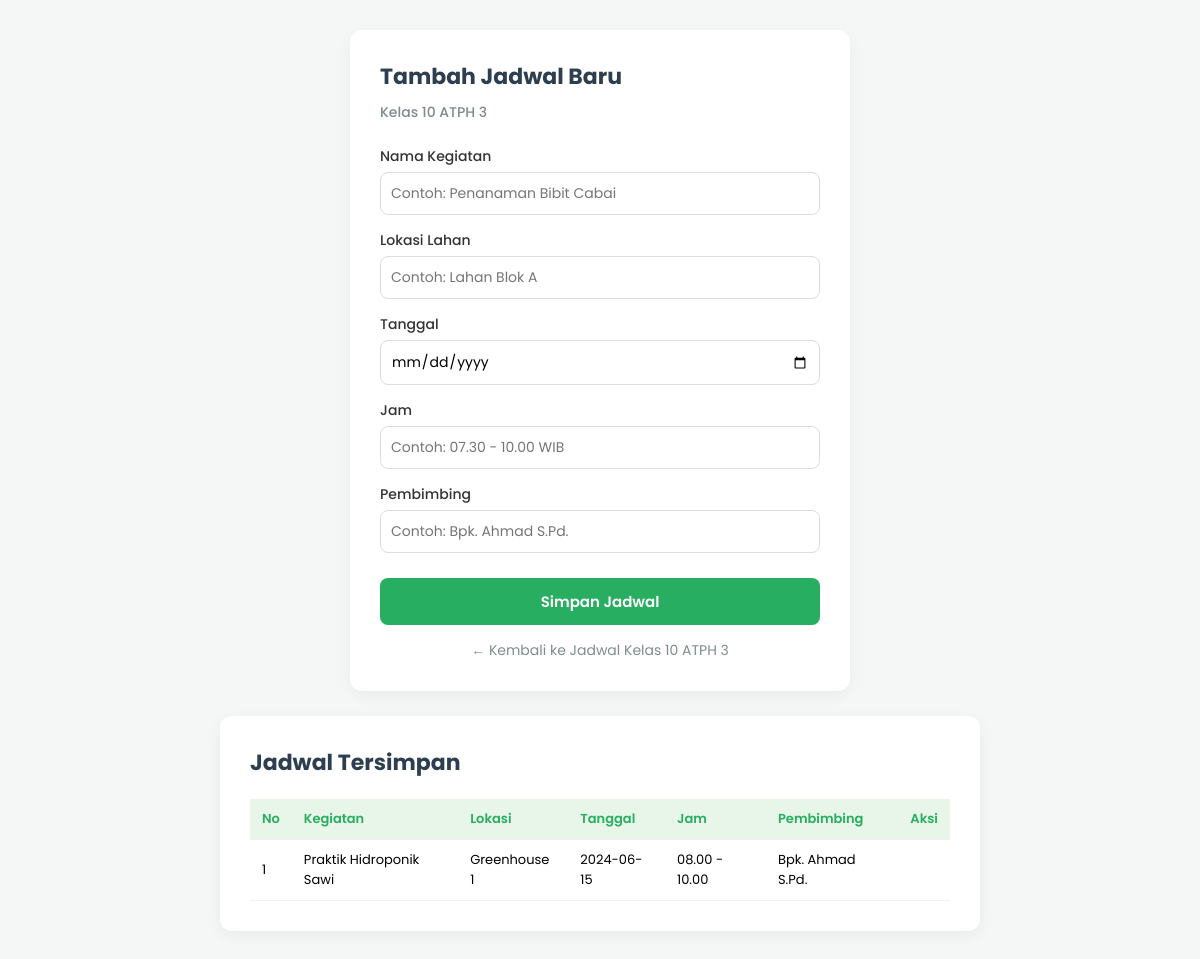
The app's page /crud-atph/jadwal/tambah.php?kelas=10&rombel=3 (signed in), older data.
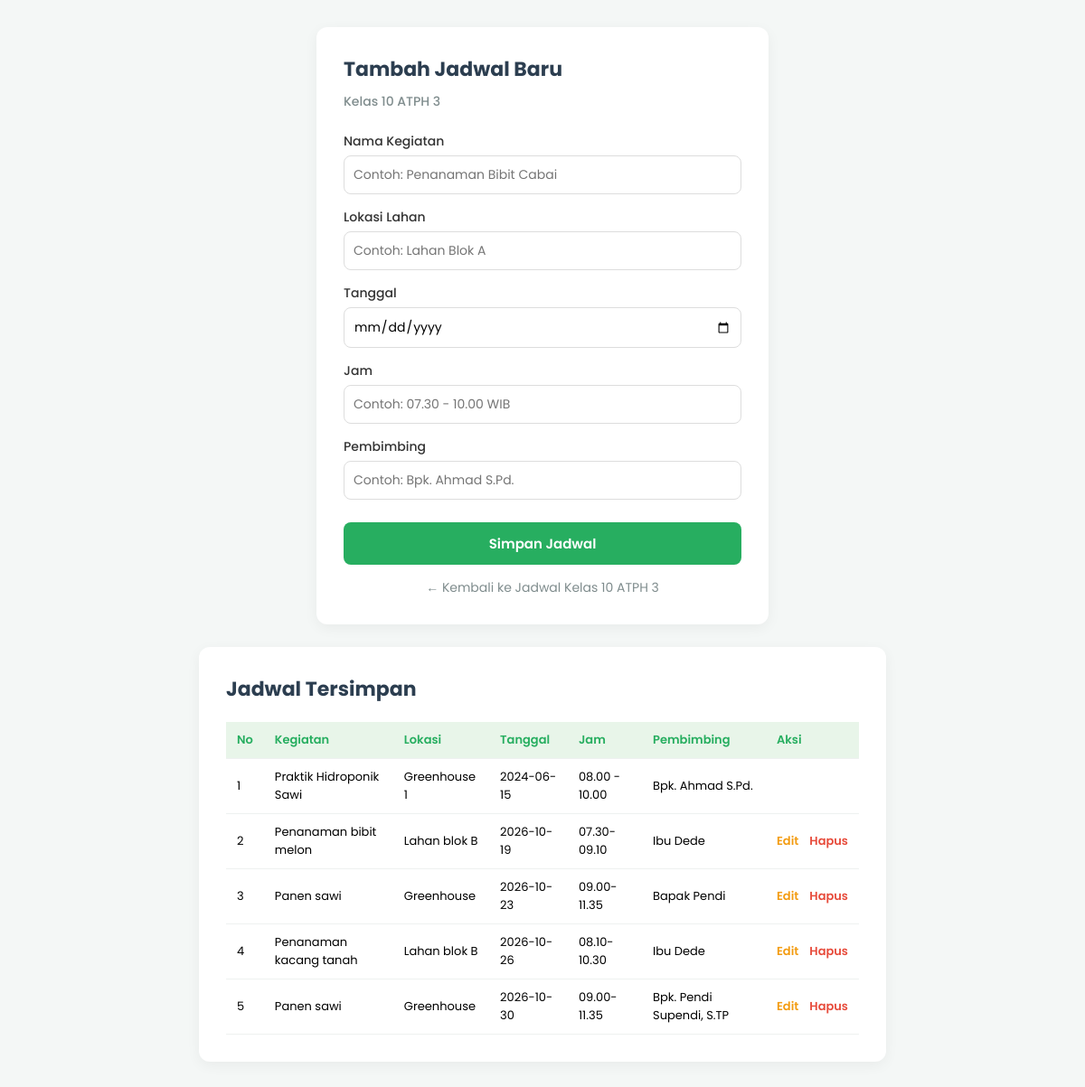
The same page, newer data.
### tables this page shows
CREATE TABLE `jadwal_lapang` (
  `id` int NOT NULL,
  `kelas` tinyint NOT NULL,
  `rombel` tinyint NOT NULL,
  `kegiatan` varchar(255) NOT NULL,
  `lokasi` varchar(255) NOT NULL,
  `tanggal` date NOT NULL,
  `jam` varchar(50) NOT NULL,
  `pembimbing` varchar(150) NOT NULL
);

### crud-atph/jadwal/tambah.php (the view, shortened to what this page needs)
<?php
include '../../koneksi.php';
$kelas  = isset($_GET['kelas'])  ? intval($_GET['kelas'])  : (isset($_POST['kelas'])  ? intval($_POST['kelas'])  : 0);
$rombel = isset($_GET['rombel']) ? intval($_GET['rombel']) : (isset($_POST['rombel']) ? intval($_POST['rombel']) : 0);
$old = ['kegiatan' => '', 'lokasi' => '', 'tanggal' => '', 'jam' => '', 'pembimbing' => ''];
$stmt = mysqli_prepare($koneksi, "SELECT * FROM jadwal_lapang WHERE kelas = ? AND rombel = ? ORDER BY tanggal ASC");
mysqli_stmt_bind_param($stmt, "ii", $kelas, $rombel);
mysqli_stmt_execute($stmt);
$jadwal = mysqli_stmt_get_result($stmt);
?>
<!DOCTYPE html>
<html lang="id">
<head>
</head>
<body>
    <div class="form-container">
        <h2>Tambah Jadwal Baru <br><small style="font-size:14px;color:#7f8c8d;font-weight:500;">Kelas <?= $kelas; ?> ATPH <?= $rombel; ?></small></h2>
        <form method="POST" action="tambah.php?kelas=<?= $kelas; ?>&rombel=<?= $rombel; ?>">
            <div class="form-group">
                <label>Nama Kegiatan</label>
                <input type="text" name="kegiatan" required maxlength="100" value="<?= htmlspecialchars($old['kegiatan']); ?>" placeholder="Contoh: Penanaman Bibit Cabai">
            </div>
            <div class="form-group">
                <label>Lokasi Lahan</label>
                <input type="text" name="lokasi" required maxlength="100" value="<?= htmlspecialchars($old['lokasi']); ?>" placeholder="Contoh: Lahan Blok A">
            </div>
            <div class="form-group">
                <label>Tanggal</label>
                <input type="date" name="tanggal" required value="<?= htmlspecialchars($old['tanggal']); ?>">
            </div>
            <div class="form-group">
                <label>Jam</label>
                <input type="text" name="jam" required value="<?= htmlspecialchars($old['jam']); ?>" placeholder="Contoh: 07.30 - 10.00 WIB">
            </div>
            <div class="form-group">
                <label>Pembimbing</label>
                <input type="text" name="pembimbing" required maxlength="100" value="<?= htmlspecialchars($old['pembimbing']); ?>" placeholder="Contoh: Bpk. Ahmad S.Pd.">
            </div>
            <button type="submit" name="submit" class="btn-submit">Simpan Jadwal</button>
        </form>
        <a href="detail.php?kelas=<?= $kelas; ?>&rombel=<?= $rombel; ?>" class="back-link">&larr; Kembali ke Jadwal Kelas <?= $kelas; ?> ATPH <?= $rombel; ?></a>
    </div>
    <div class="list-container">
        <h2>Jadwal Tersimpan</h2>
        <table>
            <thead>
                <tr>
                    <th>No</th>
                    <th>Kegiatan</th>
                    <th>Lokasi</th>
                    <th>Tanggal</th>
                    <th>Jam</th>
                    <th>Pembimbing</th>
                    <th>Aksi</th>
                </tr>
            </thead>
            <tbody>
                <tr>
                    <td>1</td>
                    <td>Praktik Hidroponik Sawi</td>
                    <td>Greenhouse 1</td>
                    <td>2024-06-15</td>
                    <td>08.00 - 10.00</td>
                    <td>Bpk. Ahmad S.Pd.</td>
                    <td class="action-links">
                </tr>
                <?php $no = 2; while ($row = mysqli_fetch_assoc($jadwal)): ?>
                <tr>
                    <td><?= $no++; ?></td>
                    <td><?= htmlspecialchars($row['kegiatan']); ?></td>
                    <td><?= htmlspecialchars($row['lokasi']); ?></td>
                    <td><?= htmlspecialchars($row['tanggal']); ?></td>
                    <td><?= htmlspecialchars($row['jam']); ?></td>
                    <td><?= htmlspecialchars($row['pembimbing']); ?></td>
                    <td>
                        <div class="aksi">
                            <a class="btn-edit" href="edit.php?id=<?= (int) $row['id']; ?>">Edit</a>
                            <form method="POST" action="hapus.php" onsubmit="return confirm('Yakin ingin menghapus?')">
                                <button type="submit" class="btn-hapus">Hapus</button>
                            </form>
                        </div>
                    </td>
                </tr>
                <?php endwhile; ?>
            </tbody>
        </table>
    </div>
</body>
</html>

Row changes from the older to the newer data that the page shows:
added jadwal_lapang: kegiatan "Penanaman bibit melon", lokasi "Lahan blok B", tanggal "2026-10-19", jam "07.30-09.10", pembimbing "Ibu Dede"
added jadwal_lapang: kegiatan "Panen sawi", lokasi "Greenhouse", tanggal "2026-10-23", jam "09.00-11.35", pembimbing "Bapak Pendi"
added jadwal_lapang: kegiatan "Penanaman kacang tanah", lokasi "Lahan blok B", tanggal "2026-10-26", jam "08.10-10.30", pembimbing "Ibu Dede"
added jadwal_lapang: kegiatan "Panen sawi", lokasi "Greenhouse", tanggal "2026-10-30", jam "09.00-11.35", pembimbing "Bpk. Pendi Supendi, S.TP"
